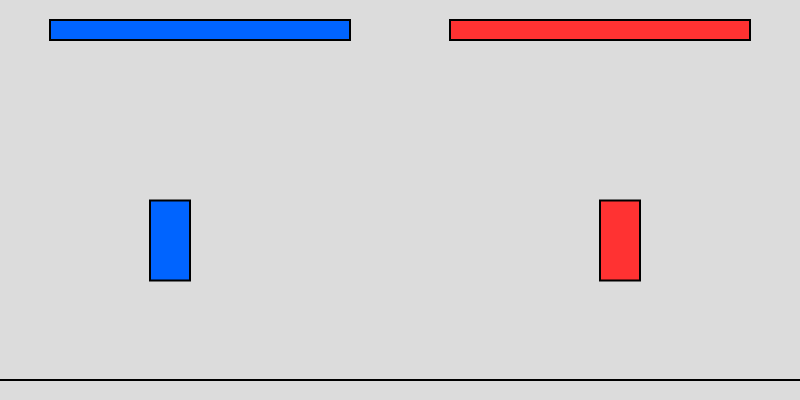
Frame 1 (no input)
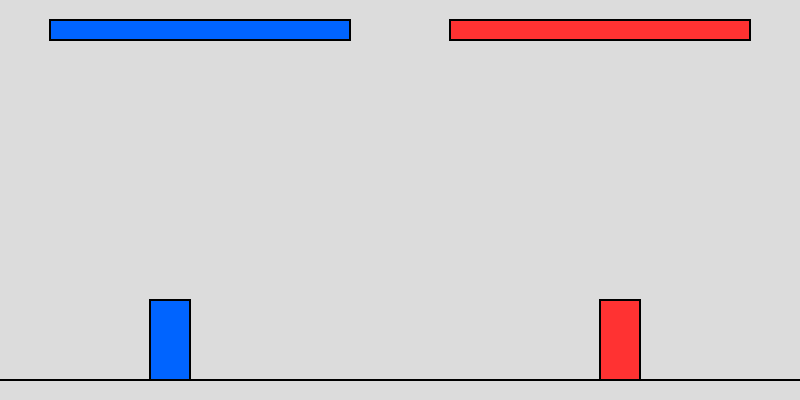
Frame 60 (no input)
Frame 120 (the mouse pressed at the canvas centre since frame 60): identical to frame 60, image omitted

The p5.js sketch that drew these frames (run headless with seeded random() and noise() and a simulated clock; from frame 60 on, the mouse is pressed at the canvas centre):

// p5.js sketch
// ── sketch.js
let p1, p2;
const gravity = 0.6;
let gameState = "PLAY";
let winner = "";

function setup() {
  createCanvas(800, 400);
  resetGame();
}

function resetGame() {
  p1 = new Player(150, 200, color(0, 100, 255), {
    up: 87, left: 65, down: 83, right: 68, punch: 81, kick: 69, dash: 16 
  }, "Blue");
  
  p2 = new Player(600, 200, color(255, 50, 50), {
    up: UP_ARROW, left: LEFT_ARROW, down: DOWN_ARROW, right: RIGHT_ARROW, punch: 188, kick: 190, dash: 191 
  }, "Red");
  
  gameState = "PLAY";
}

function draw() {
  background(220);
  stroke(0); strokeWeight(2);
  line(0, height - 20, width, height - 20);

  drawUI();

  if (gameState === "PLAY") {
    p1.lookAt(p2); p2.lookAt(p1);
    p1.update(p2); p2.update(p1);
    checkHit(p1, p2); checkHit(p2, p1);

    if (p1.health <= 0) { gameState = "GAMEOVER"; winner = "Red"; }
    if (p2.health <= 0) { gameState = "GAMEOVER"; winner = "Blue"; }
  } else {
    textAlign(CENTER); textSize(50); fill(0);
    text(winner + " Wins!", width/2, height/2);
    textSize(20); text("Press SPACE to Play Again", width/2, height/2 + 40);
    if (keyIsDown(32)) resetGame();
  }

  p1.show();
  p2.show();
}

function drawUI() {
  fill(100); rect(50, 20, 300, 20);
  fill(0, 100, 255); rect(50, 20, map(p1.health, 0, 100, 0, 300), 20);
  fill(100); rect(450, 20, 300, 20);
  fill(255, 50, 50); rect(450, 20, map(p2.health, 0, 100, 0, 300), 20);
}

function checkHit(atk, def) {
  if (atk.isAttacking && !atk.hasHit) {
    let hitX, hitY, hitW, hitH;
    if (atk.attackType === 'punch') { 
      hitW = 15; hitH = 70;
      hitX = atk.facingRight ? atk.pos.x + atk.w : atk.pos.x - hitW;
      hitY = atk.pos.y - 30;
    } else { 
      hitW = 45; hitH = 15;
      hitX = atk.facingRight ? atk.pos.x + atk.w : atk.pos.x - hitW;
      hitY = atk.pos.y + 55;
    }
    
    if (hitX < def.pos.x + def.w && hitX + hitW > def.pos.x &&
        hitY < def.pos.y + def.h && hitY + hitH > def.pos.y) {
      
      let damage = atk.attackType === 'kick' ? 15 : 10;
      if (def.isBlocking) { damage *= 0.2; def.hitstun = 0; } 
      else { def.hitstun = atk.attackType === 'kick' ? 25 : 15; }
      
      def.health = max(0, def.health - damage);
      let kbX = atk.facingRight ? (atk.attackType === 'kick' ? 50 : 15) : (atk.attackType === 'kick' ? -50 : -15);
      def.pos.x += kbX;
      if (atk.attackType === 'punch') def.vel.y = -7; 
      
      atk.hasHit = true; 
      // SUCCESSFUL HIT: Apply standard short recovery
      atk.recovery = 8; 
    }
  }
}

function keyPressed() {
  if (p1) p1.handleJump(keyCode);
  if (p2) p2.handleJump(keyCode);
}

class Player {
  constructor(x, y, col, keys, name) {
    this.pos = createVector(x, y);
    this.vel = createVector(0, 0);
    this.w = 40; this.h = 80;
    this.color = col;
    this.keys = keys;
    this.health = 100;
    this.isAttacking = false;
    this.isBlocking = false;
    this.attackType = '';
    this.timer = 0;
    this.recovery = 0;
    this.hitstun = 0;
    this.facingRight = true;
    this.hasHit = false;
    this.jumps = 0;
    this.dashCooldown = 0;
    this.isDashing = false;
    this.dashTimer = 0;
  }

  handleJump(code) {
    if (code === this.keys.up && this.jumps < 2 && !this.isBlocking && !this.isAttacking && this.hitstun <= 0) {
      this.vel.y = -11;
      this.jumps++;
    }
  }

  lookAt(enemy) {
    if (this.hitstun <= 0 && !this.isDashing) {
        this.facingRight = (this.pos.x < enemy.pos.x);
    }
  }

  update(enemy) {
    if (this.hitstun > 0) this.hitstun--;
    if (this.recovery > 0) this.recovery--;
    if (this.dashCooldown > 0) this.dashCooldown--;

    // DASH LOGIC
    if (keyIsDown(this.keys.dash) && this.dashCooldown <= 0 && this.hitstun <= 0 && !this.isAttacking) {
      this.isDashing = true;
      this.dashTimer = 8;
      this.dashCooldown = 15;
      let dashDir = keyIsDown(this.keys.left) ? -1 : (keyIsDown(this.keys.right) ? 1 : (this.facingRight ? 1 : -1));
      this.vel.x = dashDir * 22;
      this.vel.y = 0;
    }

    if (this.isDashing) {
      this.dashTimer--;
      this.pos.x += this.vel.x;
      if (this.dashTimer <= 0) this.isDashing = false;
    }

    // ATTACK UPDATE
    if (this.isAttacking) {
      this.timer--;
      if (this.timer <= 0) { 
        this.isAttacking = false; 
        // WHIFF LOGIC: If timer ends and hasHit is still false, apply extra lag
        if (!this.hasHit) {
          this.recovery = (this.attackType === 'kick') ? 35 : 25; // Massive lag for missing a kick
        }
      }
    }

    // Blocking condition
    this.isBlocking = keyIsDown(this.keys.down) && this.pos.y >= height - this.h - 20 && !this.isAttacking && this.recovery <= 0 && !this.isDashing;

    // Standard Movement
    if (this.hitstun <= 0 && !this.isAttacking && this.recovery <= 0 && !this.isDashing) {
      if (!this.isBlocking) {
        if (keyIsDown(this.keys.left)) this.pos.x -= 6;
        if (keyIsDown(this.keys.right)) this.pos.x += 6;
        if (keyIsDown(this.keys.punch)) this.startAttack('punch', 10);
        else if (keyIsDown(this.keys.kick)) this.startAttack('kick', 18);
      }
      this.preventOverlap(enemy);
    }

    if (!this.isDashing) {
      this.vel.y += gravity;
      this.pos.y += this.vel.y;
    }

    if (this.pos.y > height - this.h - 20) {
      this.pos.y = height - this.h - 20;
      this.vel.y = 0;
      this.jumps = 0;
    }
    this.pos.x = constrain(this.pos.x, 0, width - this.w);
  }

  preventOverlap(enemy) {
    let d = dist(this.pos.x + this.w/2, 0, enemy.pos.x + enemy.w/2, 0);
    let verticalOverlap = (this.pos.y + this.h > enemy.pos.y) && (this.pos.y < enemy.pos.y + enemy.h);
    if (d < this.w && verticalOverlap) {
      if (this.pos.x < enemy.pos.x) this.pos.x = enemy.pos.x - this.w;
      else this.pos.x = enemy.pos.x + enemy.w;
    }
  }

  startAttack(type, duration) {
    this.isAttacking = true;
    this.attackType = type;
    this.timer = duration;
    this.hasHit = false;
    this.isBlocking = false;
  }

  show() {
    let displayColor = (this.hitstun > 0) ? color(255) : (this.isBlocking ? lerpColor(this.color, color(0), 0.4) : this.color);
    
    // VISUAL FEEDBACK: Turn gray if whiffing (stuck in recovery)
    if (this.recovery > 0 && !this.isAttacking) {
      displayColor = lerpColor(this.color, color(150), 0.7);
    }
    if (this.isDashing) displayColor = color(255, 255, 0);

    fill(displayColor);
    rect(this.pos.x, this.pos.y, this.w, this.h);

    if (this.isAttacking) {
      fill(255, 255, 0);
      if (this.attackType === 'punch') {
        let xPos = this.facingRight ? this.pos.x + this.w : this.pos.x - 15;
        rect(xPos, this.pos.y - 30, 15, 70); 
      } else {
        let xPos = this.facingRight ? this.pos.x + this.w : this.pos.x - 45;
        rect(xPos, this.pos.y + 55, 45, 15);
      }
    }
  }
}
